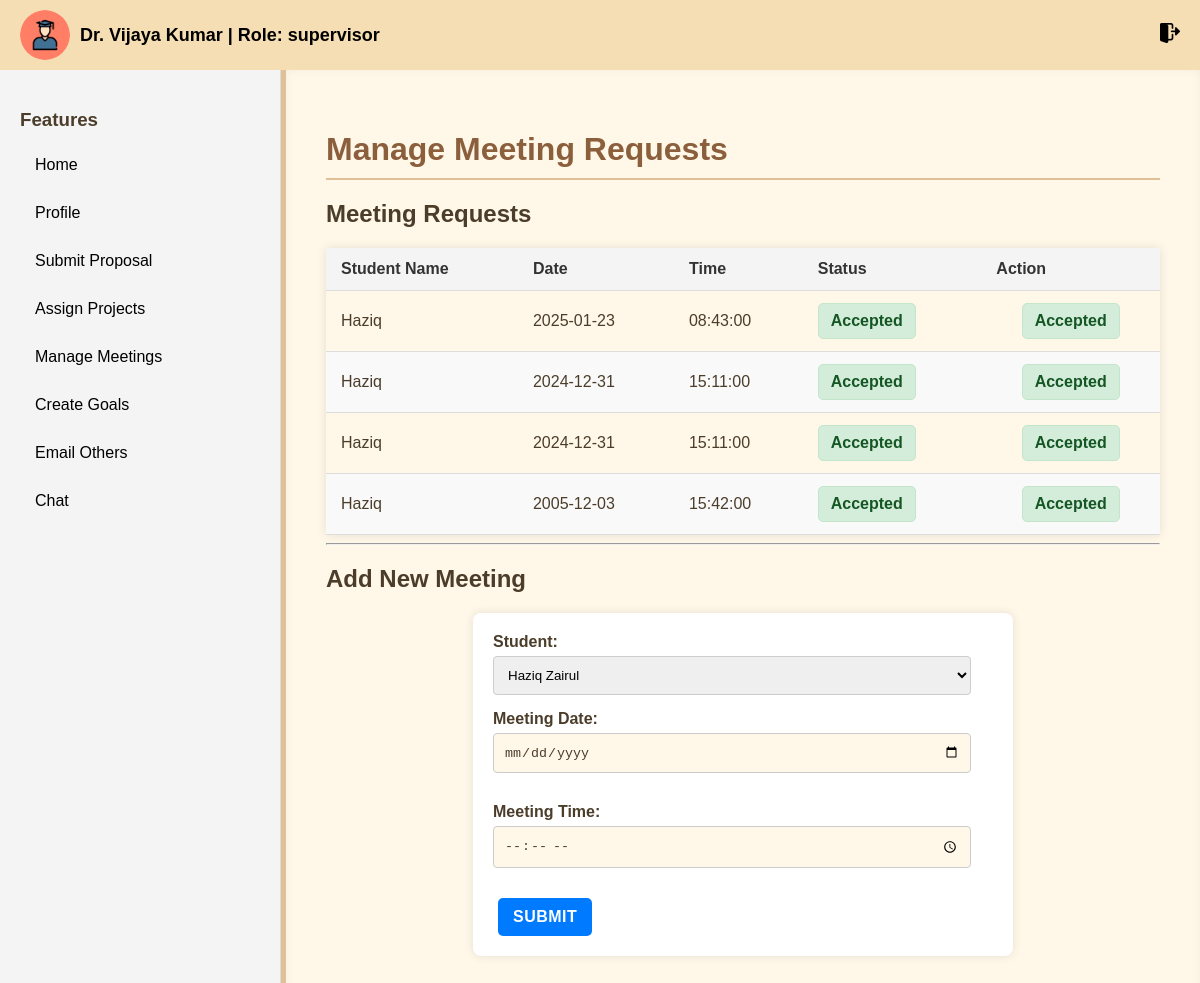
The app's page /supervisor/manage_meetings.php (signed in), older data.
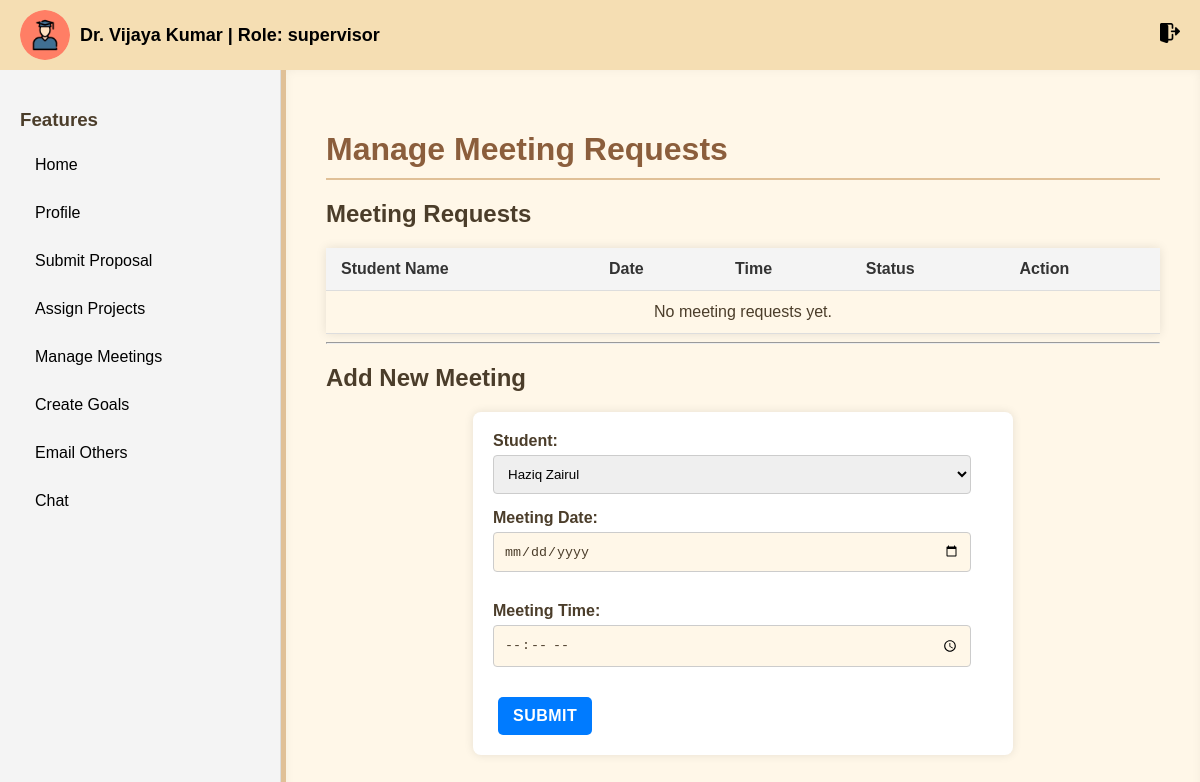
The same page, newer data.
### tables this page shows
CREATE TABLE `meetings` (
  `meeting_id` int(11) NOT NULL,
  `student_id` int(11) NOT NULL,
  `assigned_sv_id` int(11) NOT NULL,
  `meeting_date` date NOT NULL,
  `meeting_time` time NOT NULL,
  `status` enum('accepted','rejected','pending') DEFAULT 'pending'
);

CREATE TABLE `users` (
  `id` int(11) NOT NULL,
  `first_name` varchar(255) NOT NULL,
  `last_name` varchar(255) NOT NULL,
  `email` varchar(255) NOT NULL,
  `student_id` varchar(255) NOT NULL,
  `password` varchar(255) NOT NULL,
  `role` enum('student','moderator','admin','supervisor') NOT NULL DEFAULT 'student',
  `created_at` timestamp NOT NULL DEFAULT current_timestamp(),
  `status` enum('active','suspended') DEFAULT 'active'
);

### supervisor/manage_meetings.php (the view, shortened to what the changed rows need)
<?php
include '../db_connection.php';
$supervisor_id = $_SESSION['user_id'];
$query = "SELECT m.meeting_id, m.student_id, m.meeting_date, m.meeting_time, m.status, u.first_name AS student_name
          FROM meetings m
          JOIN users u ON m.student_id = u.id
          WHERE m.assigned_sv_id = ?
          ORDER BY m.meeting_date DESC, m.meeting_time DESC";
$stmt = $conn->prepare($query);
$stmt->bind_param('i', $supervisor_id);
$stmt->execute();
$result = $stmt->get_result();
$meetings = [];
while ($row = $result->fetch_assoc()) {
    $meetings[] = $row;
}
?>
<!DOCTYPE html>
<html lang="en">
<head>
    <link rel="stylesheet" href="../css/dashboard.css">
    <link rel="stylesheet" href="../css/header.css">
</head>
<body>
    <?php include '../includes/header.php'; ?>
    <div class="dashboard-container">
        <div class="dashboard-main">
            <h1>Manage Meeting Requests</h1>
            <h2>Meeting Requests</h2>
            <table>
                <thead>
                    <tr>
                        <th>Student Name</th>
                        <th>Date</th>
                        <th>Time</th>
                        <th>Status</th>
                        <th>Action</th>
                    </tr>
                </thead>
                <tbody>
                    <?php if (!empty($meetings)): ?>
                        <?php foreach ($meetings as $meeting): ?>
                            <tr>
                                <td><?php echo htmlspecialchars($meeting['student_name']); ?></td>
                                <td><?php echo htmlspecialchars($meeting['meeting_date']); ?></td>
                                <td><?php echo htmlspecialchars($meeting['meeting_time']); ?></td>
                                <td>
                                    <?php
                                        $statusClass = '';
                                        switch ($meeting['status']) {
                                            case 'accepted':
                                                $statusClass = 'status-accepted';
                                                break;
                                        }
                                    ?>
                                    <span class="status <?php echo $statusClass; ?>">
                                        <?php echo htmlspecialchars(ucfirst($meeting['status'])); ?>
                                    </span>
                                </td>
                                <td>
                                    <?php if ($meeting['status'] === 'pending'): ?>
                                        <form action="manage_meetings.php" method="POST" style="display:inline;">
                                            <input type="hidden" name="meeting_id" value="<?php echo $meeting['meeting_id']; ?>">
                                            <button type="submit" name="status" value="accepted" class="btn btn-accept">Accept</button>
                                        </form>
                                        <form action="manage_meetings.php" method="POST" style="display:inline;">
                                            <input type="hidden" name="meeting_id" value="<?php echo $meeting['meeting_id']; ?>">
                                            <button type="submit" name="status" value="rejected" class="btn btn-reject">Reject</button>
                                        </form>
                                    <?php else: ?>
                                        <span class="status <?php echo $statusClass; ?>"><?php echo ucfirst($meeting['status']); ?></span>
                                    <?php endif; ?>
                                </td>
                            </tr>
                        <?php endforeach; ?>
                    <?php else: ?>
                        <tr>
                            <td colspan="5">No meeting requests yet.</td>
                        </tr>
                    <?php endif; ?>
                </tbody>
            </table>
            <h2>Add New Meeting</h2>
        </div>
    </div>
</body>
</html>

Row changes from the older to the newer data that the page shows:
removed meetings: student.first_name "Haziq", meeting_date "2025-01-23", meeting_time "08:43:00", status "Accepted"
removed meetings: student.first_name "Haziq", meeting_date "2024-12-31", meeting_time "15:11:00", status "Accepted"
removed meetings: student.first_name "Haziq", meeting_date "2024-12-31", meeting_time "15:11:00", status "Accepted"
removed meetings: student.first_name "Haziq", meeting_date "2005-12-03", meeting_time "15:42:00", status "Accepted"
Text that changed along with them:
text now shown: "No meeting requests yet."
